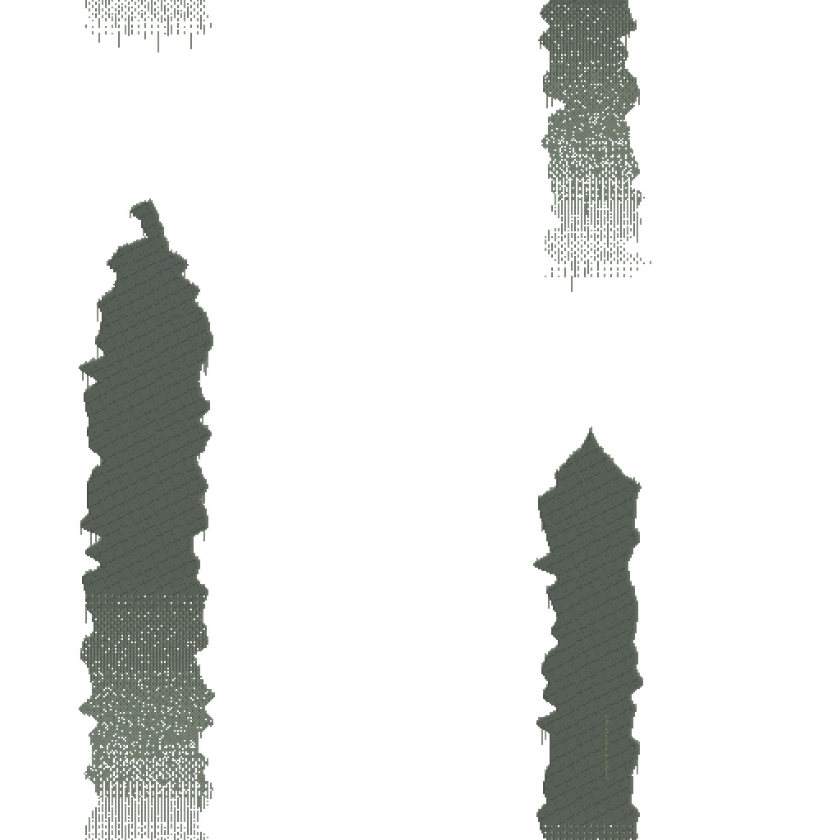
#> input picture assets/purgatorio/fundo/pilares.png, 840 x 840 px, shrunk from 1024 x 1024 before the run
$ python arte_pilares_sem_pontilhado.py
#> lines starting #> are read from the running program, lines starting #| are printed output that depends on the picture; after the words box and inside, x2 and y2 are one past the last pixel; in counts of white or black regions, pixels touching at a corner belong together
"""Tira o pontilhado dos pilares do fundo do Purgatório (assets/purgatorio/fundo/pilares.png).

Os pilares sumiam na névoa com pontilhado (pixels ligados e desligados alternando, só opacidade 0 ou 255) e tinham
pontilhado e hachura na cor. Onde há pontilhado, a opacidade vira a média local (degradê suave); a cor fica lisa
(média dos vizinhos) e a borda fica macia, como vista através da névoa. A imagem continua emendando nos dois sentidos. Rodar de novo não muda nada
(não sobra pontilhado).
Gerador de arte (não mexe no jogo.json):  python3 tools/arte_pilares_sem_pontilhado.py
"""
import os
import numpy as np
from PIL import Image

RAIZ = os.path.dirname(os.path.dirname(os.path.abspath(__file__)))
ARQ = os.path.join(RAIZ, 'assets/purgatorio/fundo/pilares.png')
JANELA = 9        # lado da janela que mede o pontilhado (px)
SIGMA = 3.0       # suavidade da média que substitui o pontilhado (px)
SIGMA_COR = 3.0   # a cor de dentro também tinha pontilhado/hachura: vira um tom liso (px)
SIGMA_BORDA = 2.2 # a borda fica macia, como vista através da névoa (px)
NEVOA = np.array([128, 138, 128])  # cor da névoa da cena, atrás dos pilares
TROCAS = 4        # trocas de ligado/desligado na janela a partir das quais é pontilhado


def caixa(x, r):
    """média numa janela (2r+1)^2, emendando nas bordas."""
    s = np.zeros_like(x)
    for dy in range(-r, r + 1):
        for dx in range(-r, r + 1):
            s += np.roll(np.roll(x, dy, 0), dx, 1)
    return s / (2 * r + 1) ** 2


def gauss(x, sigma):
    r = int(sigma * 3)
    k = np.exp(-np.arange(-r, r + 1) ** 2 / (2 * sigma ** 2))
    k /= k.sum()
    out = sum(w * np.roll(x, i - r, 0) for i, w in enumerate(k))
    return sum(w * np.roll(out, i - r, 1) for i, w in enumerate(k))


def trocas(al):
    """quantas vezes a opacidade liga/desliga perto de cada pixel."""
    t = (al != np.roll(al, 1, 1)).astype(float) + (al != np.roll(al, 1, 0))
    return caixa(t, JANELA // 2) * JANELA ** 2


def pontilhado(a):
    al = a[..., 3] >= 128
    return trocas(al) >= TROCAS


def ruido(a):
    """quanto a imagem (sobre a cor da névoa) varia de um pixel para o vizinho: pontilhado e hachura dão muito."""
    al = a[..., 3:4] / 255
    lum = ((a[..., :3] * al + NEVOA * (1 - al)) @ [0.3, 0.59, 0.11])
    return float(np.abs(lum - gauss(lum, 1.5)).mean())


def main():
    a = np.array(Image.open(ARQ).convert('RGBA')).astype(float)
    al = a[..., 3] / 255
    mascara = gauss(pontilhado(a).astype(float), SIGMA)          # onde trocar, com transição suave
#> in pontilhado, `al = a[..., 3] >= 128`: al: shape (840, 840) bool; 16.3% white; 446 white regions (395 under 20 px), largest, box (x1, y1, x2, y2) and area: (79, 199, 215, 838) 60991, (533, 427, 643, 840) 34325, (538, 0, 640, 231) 15198
#> in trocas, `t = (al != np.roll(al, 1, 1)).astype(float) + (al != np.roll(al, 1, 0))`:
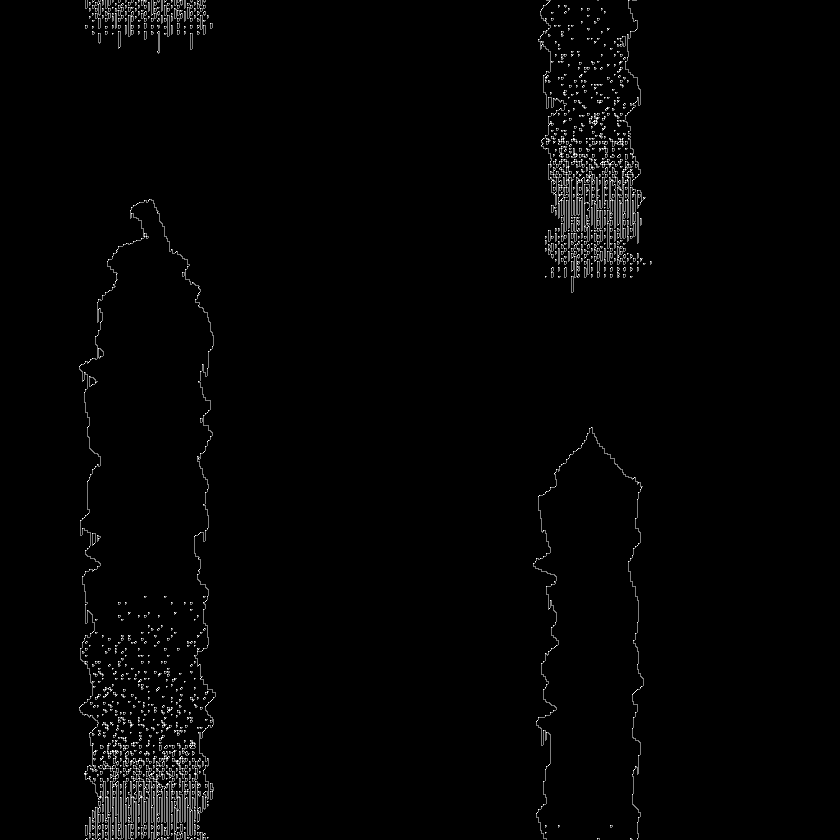
#> t: shape (840, 840) float64; min 0, max 2, mean 0.0296; drawn with min black and max white
#> after the loop in caixa, `for dy in range(-r, r + 1):`:
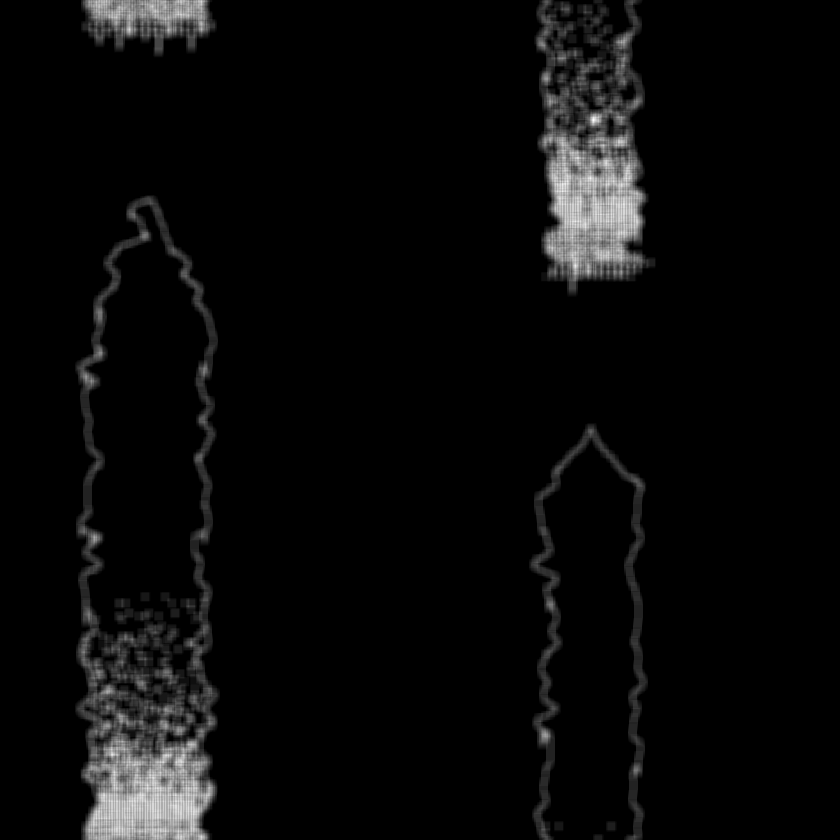
#> s: shape (840, 840) float64; min 0, max 66, mean 2.4; drawn with min black and max white
#> in pontilhado, `return trocas(al) >= TROCAS`:
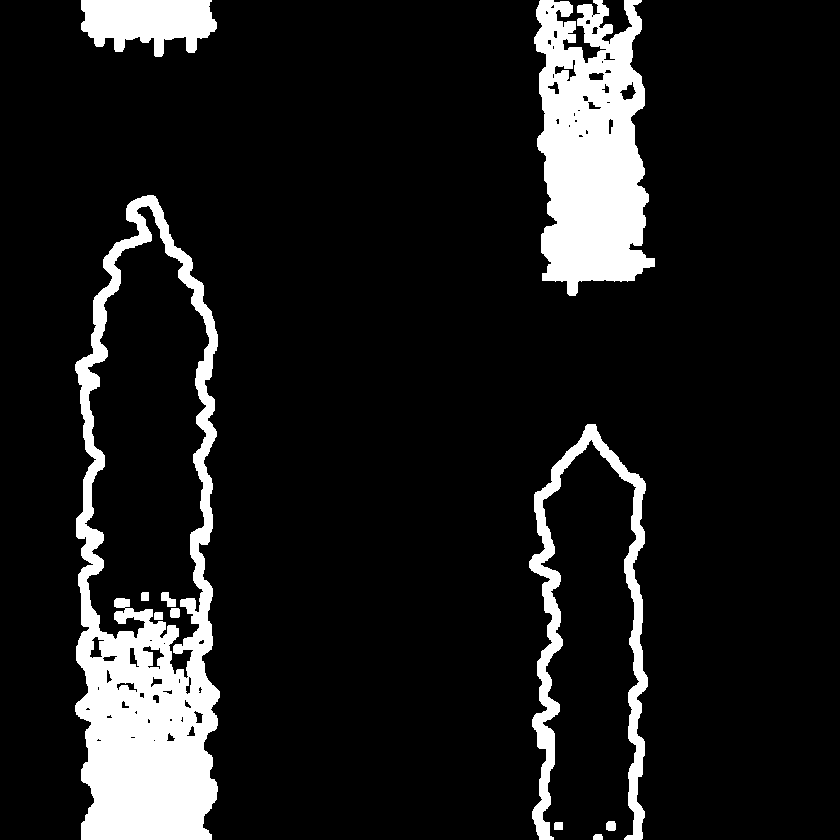
#> returned value: shape (840, 840) bool; 11.1% white; 11 white regions, largest, box (x1, y1, x2, y2) and area: (75, 195, 220, 840) 37297, (534, 0, 655, 296) 25261, (529, 424, 648, 840) 9793
#> in gauss, `r = int(sigma * 3)`: r = 9
    media = gauss(al, SIGMA)
#> call 2 of gauss, with sigma = 3
#> in gauss (call 2), `return sum(w * np.roll(out, i - r, 1) for i, w in enumerate(k))`:
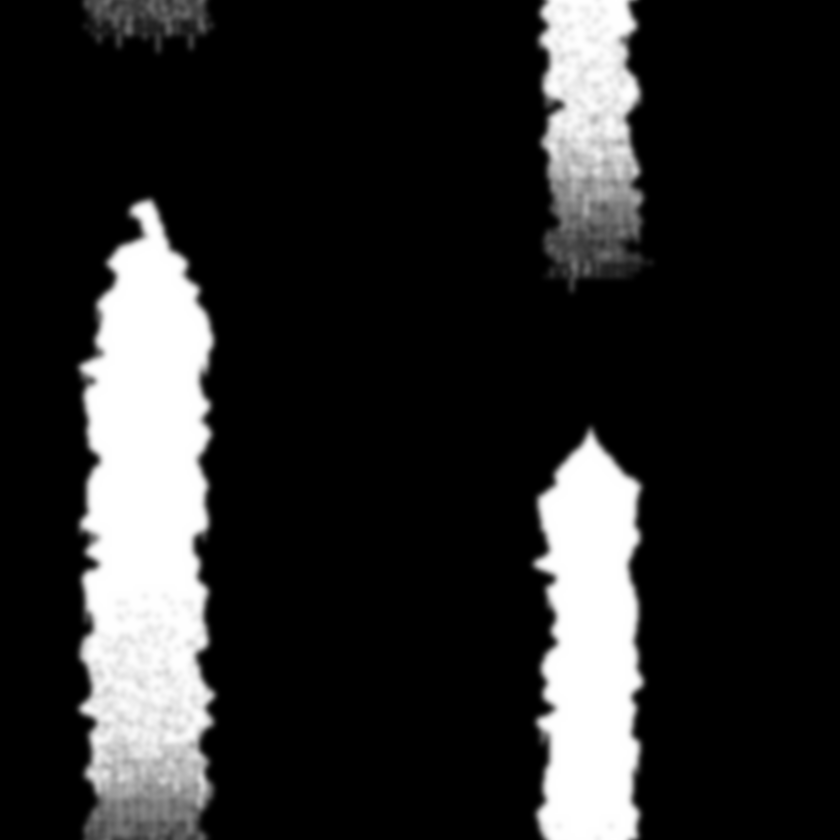
#> returned value: shape (840, 840) float64; min 0, max 1, mean 0.162
    cor = np.stack([gauss(a[..., c] * al, SIGMA) for c in range(3)], -1) / np.maximum(media, 1e-6)[..., None]
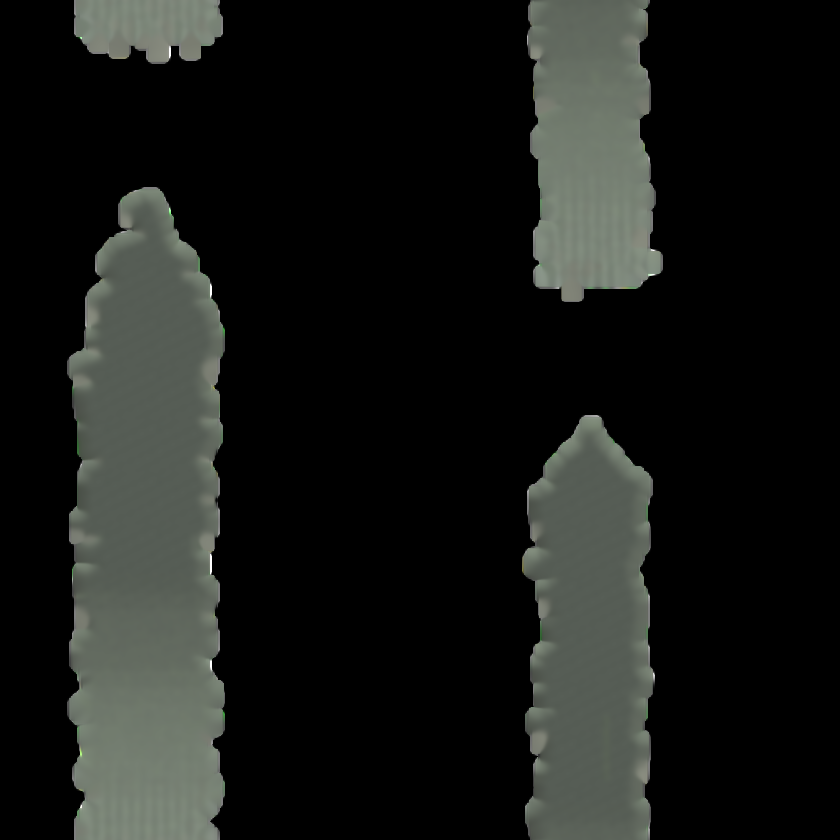
#> cor: shape (840, 840, 3) float64; mean R, G, B 25.2, 27.1, 24.6; drawn with min black and max white
    novo_al = gauss(al * (1 - mascara) + media * mascara, SIGMA_BORDA)
    m2 = gauss(al, SIGMA_COR)
    novo_rgb = np.stack([gauss(a[..., c] * al, SIGMA_COR) for c in range(3)], -1) / np.maximum(m2, 1e-6)[..., None]
    novo_rgb = np.where(m2[..., None] > 1e-3, novo_rgb, cor)
    out = np.dstack([novo_rgb, novo_al * 255]).clip(0, 255).astype(np.uint8)
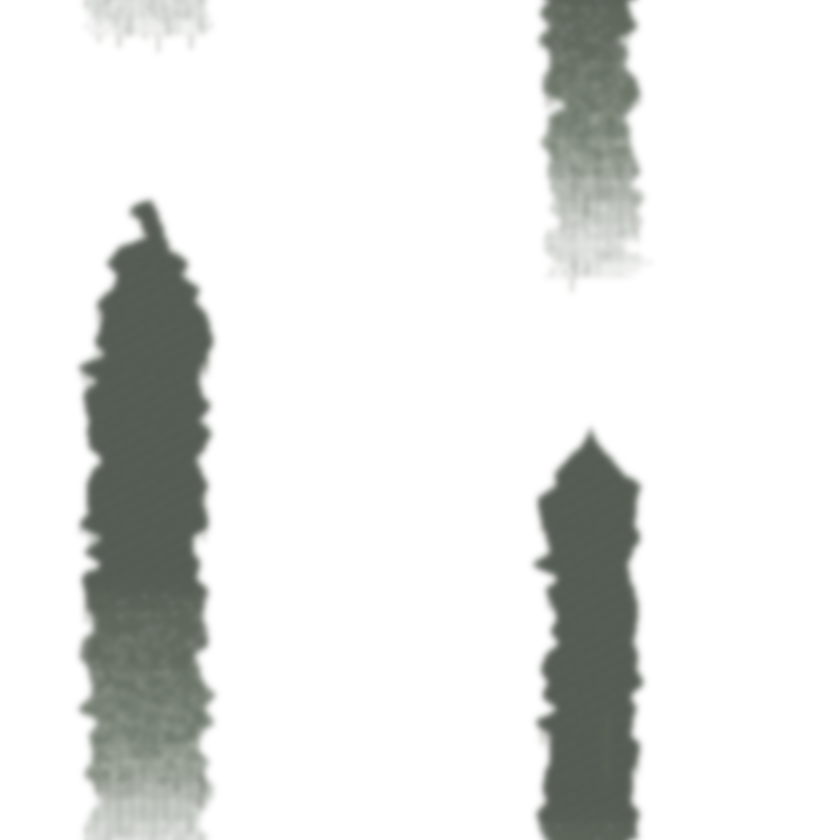
#> out: shape (840, 840, 4); mean R, G, B, A 25, 27, 24.4, 41.3; transparent parts drawn white
    Image.fromarray(out, 'RGBA').save(ARQ)
    print('pixels trocados:', int((mascara > 0.01).sum()))
#| pixels trocados: 122521


if __name__ == '__main__':
    main()
